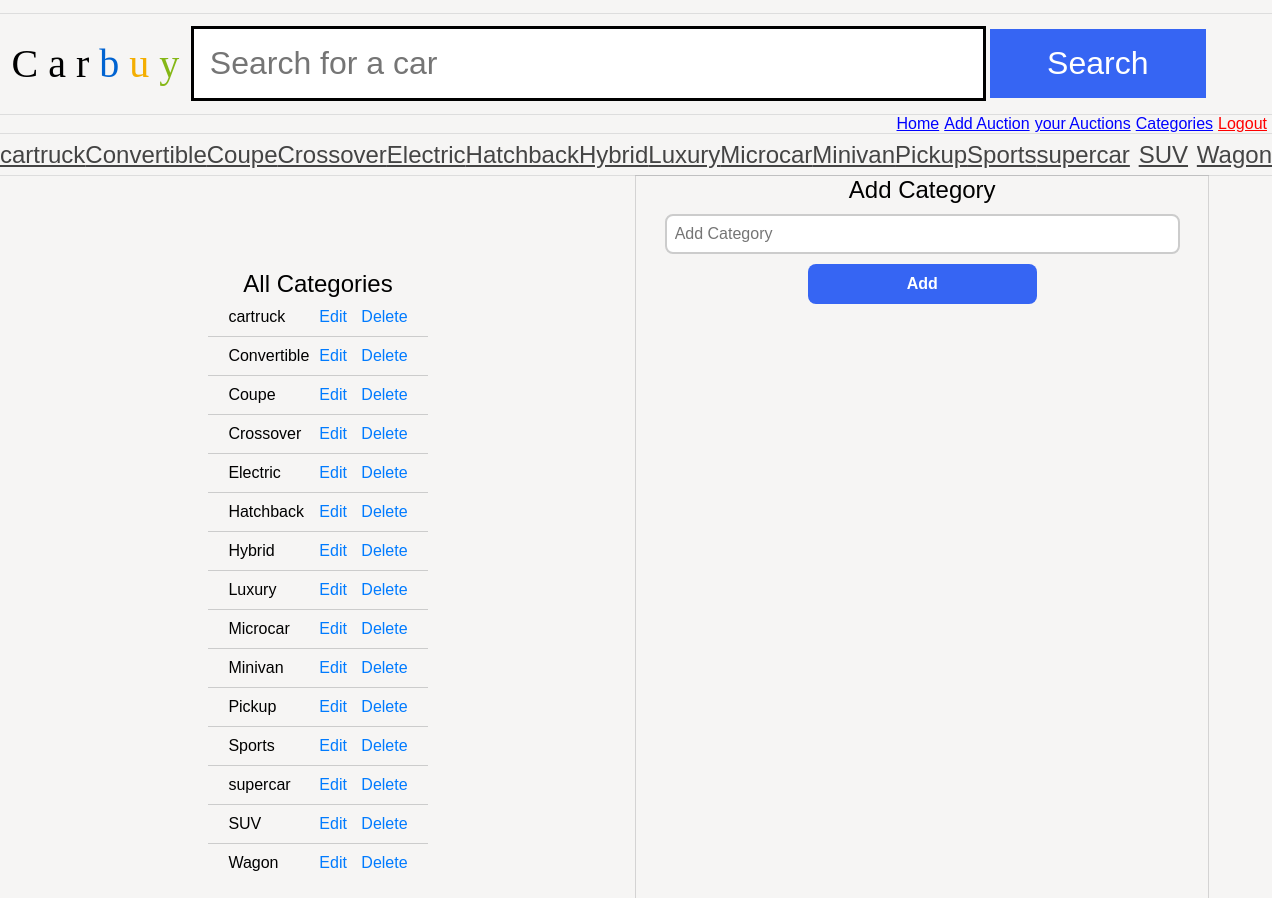
Screenshot of /as1/public/categories.php (signed in) with the database file from the repository.
### tables this page shows
CREATE TABLE `category` (
  `category_id` int(11) NOT NULL AUTO_INCREMENT,
  `category_name` varchar(100) DEFAULT NULL,
  PRIMARY KEY (`category_id`),
  UNIQUE KEY `category_name` (`category_name`)
);

### as1/public/categories.php (the view, shortened to what this page needs)
<?php
if (isset($_SESSION['user_id'])) {
    $user_id = $_SESSION['user_id'];
    $pdo = connectToDatabase();
    $stmt = $pdo->prepare("SELECT is_admin FROM users WHERE user_id = :user_id");
    $stmt->bindParam(':user_id', $user_id);
    $stmt->execute();
    $user = $stmt->fetch(PDO::FETCH_ASSOC);
    if ($user && $user['is_admin'] == 1) {
        $stmt = $pdo->query("SELECT * FROM category");
        $categories = $stmt->fetchAll(PDO::FETCH_ASSOC);
    } else {
        header("Location: index.php?admin_required=true");
    }
} else {
    header("Location: index.php?login_required=true");
}
?>
<!DOCTYPE html>
<html lang="en">
<head>
    <link rel="stylesheet" href="home.css" />
    <link rel="stylesheet" href="carbuy.css" />
</head>
<body>
    <?php include("header.php") ?>
 <div class="container-fluid">
   <div class="container">
    <div class="box">
    <h2>All Categories</h2>
<ul class="category-list">
    <?php foreach($categories as $category): ?>
    <li>
        <span><?php echo $category['category_name']; ?></span>
        <div class="actions">
            <a href="categories.php?category_id=<?php echo $category['category_id']  ?>" class="edit">Edit</a>
            <a href="deleteCategory.php?category_id=<?php echo $category['category_id']  ?>" class="delete">Delete</a>
        </div>
    </li>
    <?php endforeach; ?>
</ul>
      </div>
      <div class="box1">
      <?php
if (isset($_GET['category_id'])) {
    $category_id = $_GET['category_id'];
    $pdo = connectToDatabase();
    $stmt = $pdo->prepare("SELECT category_name FROM category WHERE category_id = :category_id");
    $stmt->bindParam(':category_id', $category_id, PDO::PARAM_INT);
    $stmt->execute();
    $category = $stmt->fetch(PDO::FETCH_ASSOC);
    $category_name = $category['category_name'];
    echo '<h2>Edit Category</h2>
    <form method="post" action="editCategory.php" class="form">
        <input type="hidden" name="category_id" value="' . htmlspecialchars($category_id) . '">
        <input type="text" placeholder="Edit Category" class="input" name="category" value="' . htmlspecialchars($category_name) . '" required />
        <input type="submit" name="submit" value="Save" class="btn">
    </form>';
} else {
    echo '<h2>Add Category</h2>
    <form method="post" action="addCategory.php" class="form">
        <input type="text" placeholder="Add Category" class="input" name="category" required />
        <input type="submit" name="submit" value="Add" class="btn">
    </form>';
}
?>
      </div>
   </div>
 </div>
</body>
</html>

### as1/public/header.php (shortened to what this page needs)
<?php
$pdo=connectToDatabase();
$sql="SELECT * FROM category";
$stmt=$pdo->prepare($sql);
$stmt->execute();
$categoryes=$stmt->fetchAll(PDO::FETCH_ASSOC);
?>
<header>
			<h1><span class="C">C</span>
 			<span class="a">a</span>
			<span class="r">r</span>
			<span class="b">b</span>
			<span class="u">u</span>
			<span class="y">y</span></h1>
			<form action="index.php?search" method="post">
				<input type="text" name="search" placeholder="Search for a car" />
				<input type="submit" name="submit" value="Search" />
			</form>
		</header>
         <nav class="nav" style="display:flex;justify-content:end;">
		 <a href="/" style="color:blue;">Home</a>
		 <a href="addAuction.php" style="color:blue; margin-left:5px;">Add Auction</a>
		 <a href="yourAuction.php" style="color:blue; margin-left:5px;">your Auctions</a>
		   <a href="categories.php" style="color:blue;margin-left:5px;margin-right:5px;">Categories</a>
		   <?php
    echo isset($_SESSION['user_id']) ? '<a href="logout.php" style="color:red; margin-right:5px;">Logout</a>' : '<a href="login.php" style="color:blue; margin-right:5px;">Login</a>';
?>
		 </nav>
		<nav>
			<ul>
			<?php foreach ($categoryes as $category): ?>
        <li><a class="categoryLink" href="category.php?category=<?php echo $category['category_id']; ?>"><?php echo $category['category_name']; ?></a></li>
    <?php endforeach; ?>
			</ul>
		</nav>

### as1/public/home.css (style rules this page uses)
* { margin: 0; padding: 0; }
body { font-family: 'Oxygen-Regular', sans-serif; background-color: #f6f5f4; max-width: 100vw; overflow-x: hidden; }
h1, h2, h3, h4 { font-weight: normal; }
.container-fluid { height: 100vh; width: 100vw; display: flex; flex-direction: column; }
.container { width: 100vw; height: 100%; display: flex; flex-direction: row; }
.box { width: 50%; height: 100%; display: flex; flex-direction: column; justify-content: center; align-items: center; }
.box1 { box-shadow: rgba(0, 0, 0, 0.02) 0px 1px 3px 0px, rgba(27, 31, 35, 0.15) 0px 0px 0px 1px; width: 45%; height: 98%; display: flex; flex-direction: column; align-items: center; }
.form { width: 100%; display: flex; flex-direction: column; align-items: center; }
.input { width: 90%; height: 40px; margin-bottom: 10px; margin-top: 10px; border: 2px solid #ccc; border-radius: 8px; padding: 8px; font-size: 16px; box-sizing: border-box; transition: border-color 0.3s ease; }
.btn { width: 40%; height: 40px; background-color: #3665f3; color: white; font-size: 16px; font-weight: bold; border: none; border-radius: 8px; cursor: pointer; transition: background-color 0.3s ease; }
.b { color: #0063d1; }
.u { color: #f4ae01; }
.y { color: #85b716; }
.category-list { list-style: none; padding: 0; }
.category-list li { display: flex; align-items: center; justify-content: space-between; padding: 10px 20px; border-bottom: 1px solid #ccc; }
.category-list li:last-child { border-bottom: none; }
.category-list li .actions a { margin-left: 10px; text-decoration: none; color: #007bff; }

### as1/public/carbuy.css (style rules this page uses)
* { margin: 0; padding: 0; }
body { font-family: 'Oxygen-Regular', sans-serif; background-color: #f6f5f4; max-width: 100vw; overflow-x: hidden; }
h1, h2, h3, h4 { font-weight: normal; }
a, a:visited { color: #444; }
header { margin-top: 1vw; font-family: 'Univers-Light-Normal'; display: grid; grid-template-columns: 15% 85%; align-items: center; padding-top: 1vw; padding-bottom: 1vw; border-top: 1px solid #ddd; border-bottom: 1px solid #ddd; }
header h1 { text-align: center; font-size: 2.5em; }
form { display: block; }
header form input[type=text] { border: 3px solid black; font-size: 2em; padding: 0.5em; width: 70%; }
header form input[type=submit] { background-color: #3665f3; color: white; width: 20%; font-size: 2em; padding: 0.5em; cursor: pointer; border: 0; }
header .b { color: #0063d1; }
header .u { color: #f4ae01; }
header .y { color: #85b716; }
body > nav { border-bottom: 1px solid #ddd; }
body > nav ul li:last-child a:after { content: 'ˬ'; position: absolute; }
body > nav ul { display: flex; width: 100vw; list-style-type: none; }
body > nav ul li { flex: 1; }
body > nav ul li a { display: block; text-align: center; padding-top: 0.5vw; padding-bottom: 0.5vw; font-size: 1.5em; }
.nav { display: flex; justify-content: flex-end; }

### rows the page displays
category: category_name "cartruck"
category: category_name "Convertible"
category: category_name "Coupe"
category: category_name "Crossover"
category: category_name "Electric"
category: category_name "Hatchback"
category: category_name "Hybrid"
category: category_name "Luxury"
category: category_name "Microcar"
category: category_name "Minivan"
category: category_name "Pickup"
category: category_name "Sports"
category: category_name "supercar"
category: category_name "SUV"
category: category_name "Wagon"
